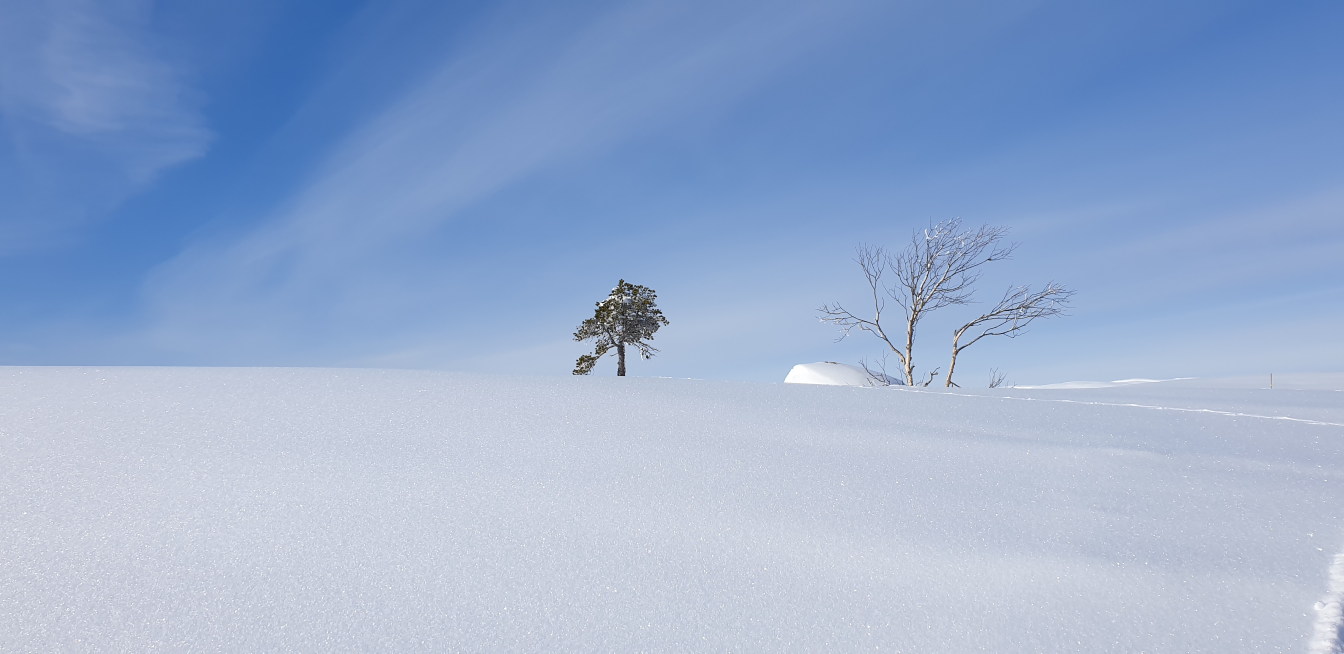
#> input picture tests/unittest_fotobook_mcf-Dateien/20200306_111748.jpg, 4032 x 1960 px (shown at 1/3 size)
$ python -i clpFile.py   (imports and definitions only)
#> lines starting #> are read from the running program, lines starting #| are printed output that depends on the picture
# SPDX-License-Identifier:LGPL-3.0-only or GPL-3.0-only

# Copyright (c) 2020 by BarchSteel

import logging
from pathlib import Path
from io import BytesIO
import re
import cairosvg
import PIL
from PIL import Image
# from PIL import ImageOps
# from PIL.ExifTags import TAGS

class ClpFile():
    _invalidContent = r"? illegal clp content"

    def __init__(self, clpFileName:str = ""):
        """Constructor with file name will open and read .CLP file"""
        self.svgData: bytes = bytes()   # the byte representation of the SVG file
        self.pngMemFile: BytesIO = BytesIO(bytes())     # this can be used to access the buffer like a file.

        if clpFileName:
            self.readClp(clpFileName)

    # [90 lines left out: functions readClp, saveToSVG, convertToPngInBuffer, rasterSvgData, not called in this run]

    # def convertMaskToPngInBuffer(self, width:int = None, height:int = None):
    #     """convert a loaded mask (.clp, .SVG) to a in-memory PNG file
    #         Use this for the passepartout frames.
    #      """

    #     #create a byte buffer that can be used like a file and use it as the output of svg2png.
    #     maskImgPng:PIL.Image = self.rasterSvgData(width, height)

    #     maskImgPng.save(self.pngMemFile, 'png')
    #     self.pngMemFile.seek(0)
    #     return self

    def applyAsAlphaMaskToFoto(self, photo:PIL.Image):
        """" Use the currently loaded mask clipart to create a alpha mask on the input image."""
        # create the PNG as RBGA in internal buffer
        # create a byte buffer that can be used like a file and use it as the output of svg2png.
        maskImgPng:PIL.Image = self.rasterSvgData(photo.width, photo.height)

        # get the alpha channel
        #  if the .svg is fully filled by the mask, then only a black rectangle with RGA (=no background!) is returned.
        #  if the mask does not fully fill the mask, then an RGBA image is returned. In this case, use the alpha value directly.
        if maskImgPng.mode == "RGBA":
            # an RGBA image mask does not always use transparency
            # some images still use white to indicate transparent parts
            # to support both transparent and white RGBA svg masks,
            # convert transparency to white and use white as alpha channel.
            #  alphaChannel = maskImgPng.getchannel("A")
            #  maskImgPng.paste("white", None, "RGBA")

            white = PIL.Image.new("RGBA", maskImgPng.size, "WHITE")
            white.paste(maskImgPng, (0, 0), maskImgPng)
            alphaChannel = white.convert('L')
            alphaChannel = PIL.ImageOps.invert(alphaChannel)
        elif maskImgPng.mode == "RGB":
            # convert image to gray-scale and use that as alpha channel.
            # we need to invert, otherwise black whould be transparent.
            # normally the whole image is a black rectangle
            alphaChannel = maskImgPng.convert('L')
            alphaChannel = PIL.ImageOps.invert(alphaChannel)

        # apply it the input photo. They must have the same dimensions. But that is ensured by rasterSvgData
        if (photo.mode != "RGB") or (photo.mode != "RGBA"):
            photo = photo.convert("RGBA")
        photo.putalpha(alphaChannel)

        return photo

    # [116 lines left out: functions savePNGfromBufferToFile, loadFromSVG, replaceColors, convertSVGtoCLP, not called in this run]


# [27 lines of commented-out code are left out]

>>> import cv2
>>> picture = cv2.imread('tests/unittest_fotobook_mcf-Dateien/20200306_111748.jpg', cv2.IMREAD_GRAYSCALE)
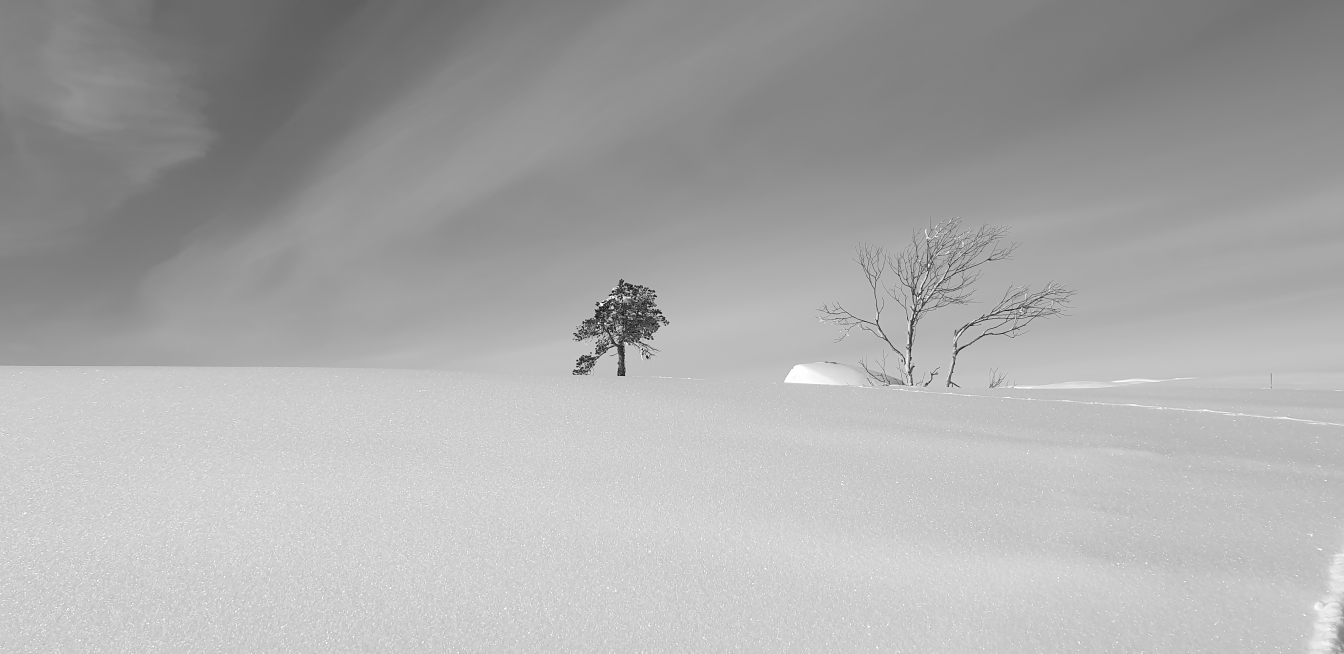
#> picture: shape (1960, 4032) (shown at 1/3 size); min 0, max 255, mean 170.7
>>> result = ClpFile().applyAsAlphaMaskToFoto(picture)
#> (the run stopped early here; a loop or call above may not have finished)

$ run again, on tests/unittest_fotobook_mcf-Dateien/20200320_124632.jpg
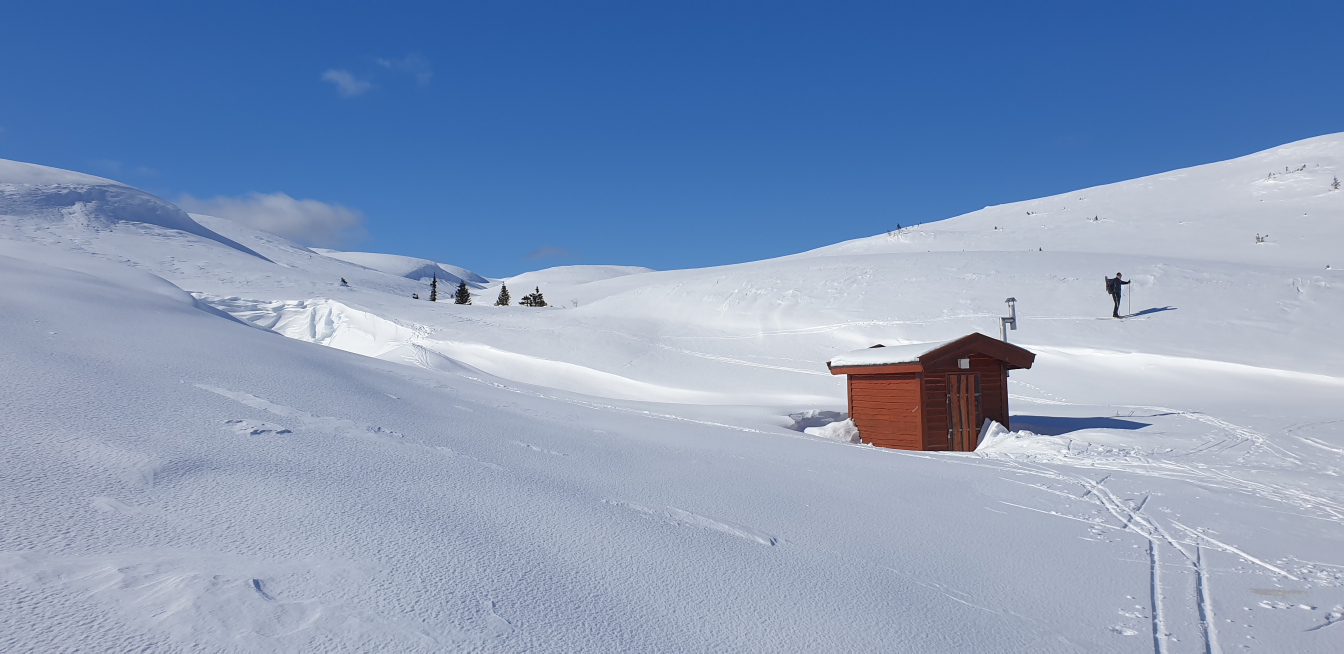
#> input picture tests/unittest_fotobook_mcf-Dateien/20200320_124632.jpg, 4032 x 1960 px (shown at 1/3 size)
#> `picture = cv2.imread('tests/unittest_fotobook_mcf-Dateien/20200306_111..`:
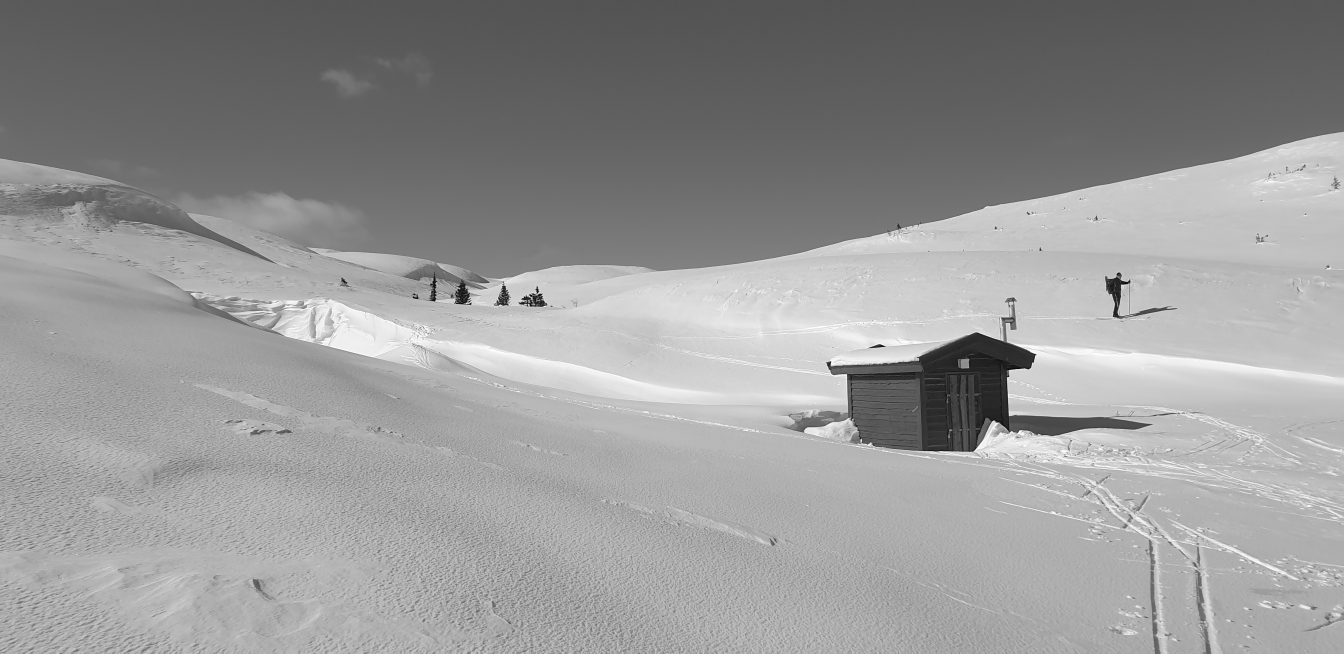
#> picture: shape (1960, 4032) (shown at 1/3 size); min 0, max 255, mean 150.8
